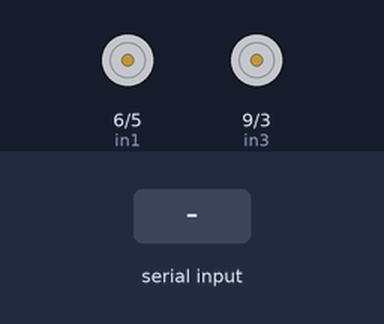
Recording of a sketch running on a simulated Arduino Uno, built with avr-gcc and run on an emulated ATmega328P. Parts: motor-driver pin pairs drawn as motors (green arrow = first pin HIGH = forward, orange = second pin HIGH = backward, longer = more drive). Inputs (shaded band) come from the test bench.

Above: at 1.2 s.
1.3 s: "w\n" received over Serial
At 2.1 s:
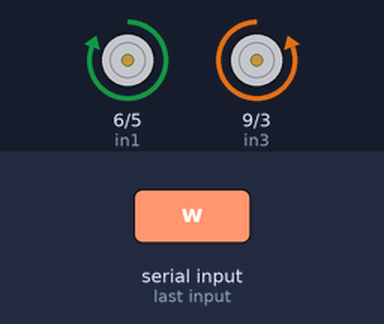
3.8 s: byte 97 ('a') received over Serial
At 4.4 s:
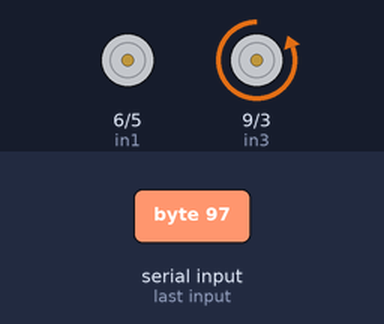
5.3 s: byte 115 ('s') received over Serial
At 5.6 s:
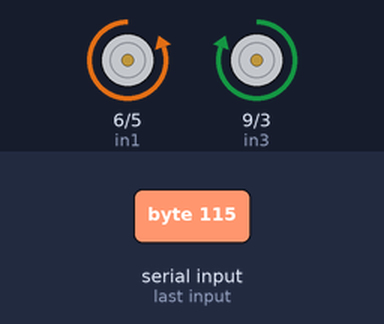
6.8 s: byte 100 ('d') received over Serial
At 7.9 s:
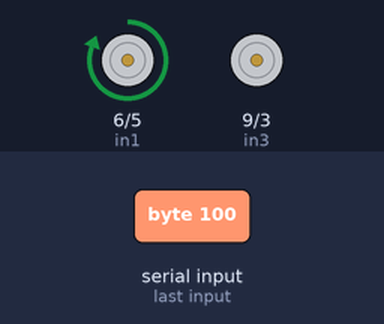
8.3 s: byte 122 ('z') received over Serial
At 9.0 s:
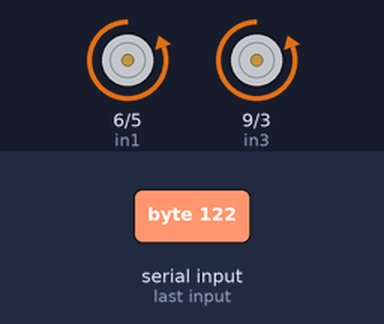
9.8 s: byte 120 ('x') received over Serial
At 10.2 s:
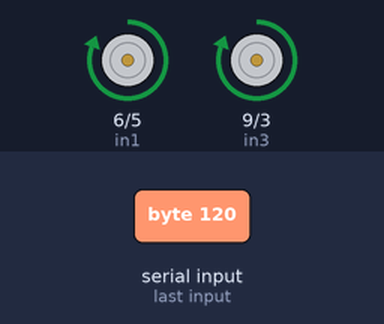
Timing chart, 0 to 12.3 s (numbered marks = the images above; inputs shaded):
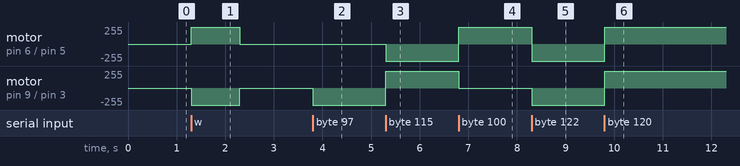

The sketch:

car-remote.ino
```cpp
#define in1 6
#define in2 5
#define in3 9
#define in4 3


//in1 high  in2 low mprosta (de3ia)
//in4 high  in3 low mprosta (aristera)

void setup() {
  // put your setup code here, to run once:
  Serial.begin(9600);
  pinMode(in1, OUTPUT);
  pinMode(in2, OUTPUT);
  pinMode(in3, OUTPUT);
  pinMode(in4, OUTPUT);

}

void loop() {
  // put your main code here, to run repeatedly:

  char c;

  if(Serial.available()) {

    c = Serial.read();

    if(c == '\n') {
      digitalWrite(in1, LOW);
      digitalWrite(in2, LOW);
      digitalWrite(in4, LOW);
      digitalWrite(in3, LOW);
    }
    else {
      if(c == 'w') {
        digitalWrite(in1, HIGH);
        digitalWrite(in2, LOW);
        digitalWrite(in4, HIGH);
        digitalWrite(in3, LOW);
      }
      else if(c == 'a') {
        digitalWrite(in1, LOW);
        digitalWrite(in2, LOW);
        digitalWrite(in4, HIGH);
        digitalWrite(in3, LOW);
      }
      else if (c == 's') {
        digitalWrite(in1, LOW);
        digitalWrite(in2, HIGH);
        digitalWrite(in4, LOW);
        digitalWrite(in3, HIGH);
      }
      else if (c == 'd') {
        digitalWrite(in1, HIGH);
        digitalWrite(in2, LOW);
        digitalWrite(in4, LOW);
        digitalWrite(in3, LOW);
      }
      else if(c == 'z') {
        digitalWrite(in1, LOW);
        digitalWrite(in2, HIGH);
        digitalWrite(in4, HIGH);
        digitalWrite(in3, LOW);
      }
      else if(c == 'x') {
        digitalWrite(in1, HIGH);
        digitalWrite(in2, LOW);
        digitalWrite(in4, LOW);
        digitalWrite(in3, HIGH);
      }

      delay(1000);
    }


  }


}
```

Measured:
- after the input at 1.3 s, motor on pin 6 (in1) / pin 5 (in2): stopped → forward 255/255 at once, → stopped 1.0 s later; motor on pin 9 (in3) / pin 3 (in4): stopped → backward 255/255 at once, → stopped 1.0 s later
- after the input at 3.8 s, motor on pin 9 (in3) / pin 3 (in4): stopped → backward 255/255 at once
- after the input at 5.3 s, motor on pin 6 (in1) / pin 5 (in2): stopped → backward 255/255 at once; motor on pin 9 (in3) / pin 3 (in4): backward 255/255 → forward 255/255 at once
- after the input at 6.8 s, motor on pin 6 (in1) / pin 5 (in2): backward 255/255 → forward 255/255 at once; motor on pin 9 (in3) / pin 3 (in4): forward 255/255 → stopped at once
- after the input at 8.3 s, motor on pin 6 (in1) / pin 5 (in2): forward 255/255 → backward 255/255 at once; motor on pin 9 (in3) / pin 3 (in4): stopped → backward 255/255 at once
- after the input at 9.8 s, motor on pin 6 (in1) / pin 5 (in2), motor on pin 9 (in3) / pin 3 (in4): backward 255/255 → forward 255/255 at once
